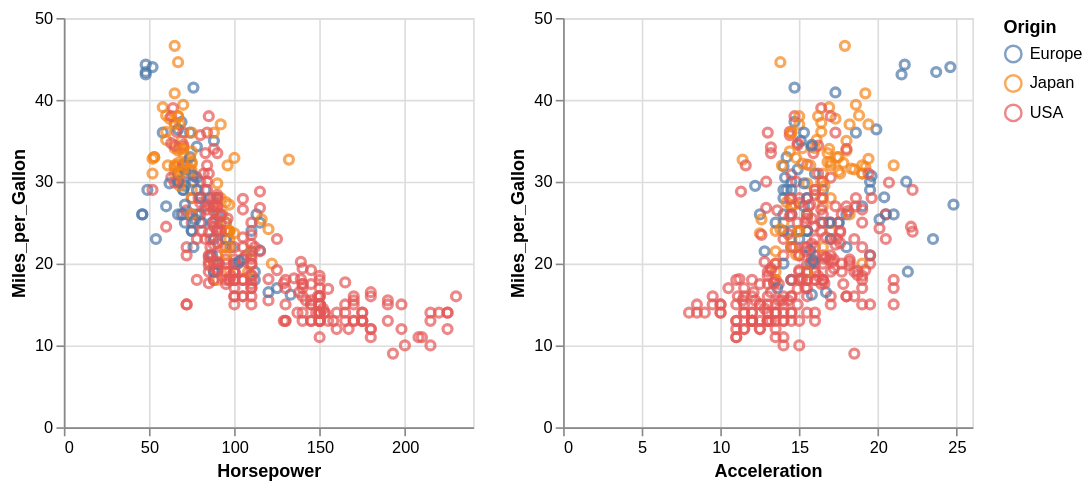

Here is the Vega-Lite specification saved for this chart:
### Vega-Lite specification from a JSON file in a GitHub repository (floating-point values rounded to 4 significant figures; data arrays with more than 128 entries replaced by an {"elided": "..."} marker saying what was removed)
{"config": {"view": {"height": 300, "width": 400}}, "$schema": "https://vega.github.io/schema/vega-lite/v2.4.1.json", "hconcat": [{"encoding": {"y": {"field": "Miles_per_Gallon", "type": "quantitative"}, "x": {"field": "Horsepower", "type": "quantitative"}, "color": {"condition": {"selection": "selector018", "field": "Origin", "type": "nominal"}, "value": "gray"}}, "data": {"values": {"elided": "406 records"}}, "selection": {"selector018": {"resolve": "global", "type": "interval"}}, "width": 250, "height": 250, "mark": "point"}, {"encoding": {"y": {"field": "Miles_per_Gallon", "type": "quantitative"}, "x": {"field": "Acceleration", "type": "quantitative"}, "color": {"condition": {"selection": "selector018", "field": "Origin", "type": "nominal"}, "value": "gray"}}, "data": {"values": {"elided": "406 records"}}, "selection": {"selector018": {"resolve": "global", "type": "interval"}}, "width": 250, "height": 250, "mark": "point"}]}
